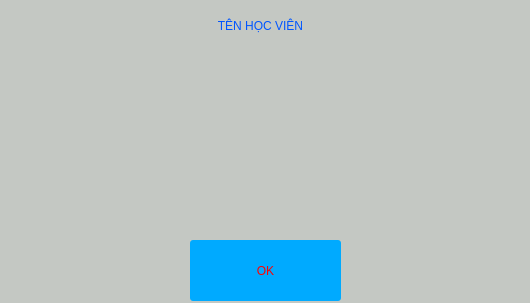
<?xml version="1.0" encoding="UTF-8"?>
<ui version="4.0">
 <class>Dialog</class>
 <widget class="QDialog" name="Dialog">
  <property name="geometry">
   <rect>
    <x>0</x>
    <y>0</y>
    <width>530</width>
    <height>303</height>
   </rect>
  </property>
  <property name="windowTitle">
   <string>Dialog</string>
  </property>
  <property name="styleSheet">
   <string notr="true">background-color: rgb(196, 200, 195);</string>
  </property>
  <widget class="QLabel" name="label_forShowAddFaceResult">
   <property name="geometry">
    <rect>
     <x>90</x>
     <y>50</y>
     <width>431</width>
     <height>51</height>
    </rect>
   </property>
   <property name="styleSheet">
    <string notr="true">
color: rgb(0, 85, 255);
font: 75 bold 14pt &quot;Ubuntu&quot;;</string>
   </property>
   <property name="text">
    <string/>
   </property>
   <property name="alignment">
    <set>Qt::AlignCenter</set>
   </property>
   <property name="wordWrap">
    <bool>true</bool>
   </property>
  </widget>
  <widget class="QPushButton" name="pushButton_ok">
   <property name="geometry">
    <rect>
     <x>190</x>
     <y>240</y>
     <width>151</width>
     <height>61</height>
    </rect>
   </property>
   <property name="styleSheet">
    <string notr="true">border-radius:3px;
font: 75 bold 14pt &quot;Ubuntu&quot;;
background-color: rgb(0, 170, 255);
color: rgb(255, 0, 0);</string>
   </property>
   <property name="text">
    <string>OK</string>
   </property>
  </widget>
  <widget class="QLabel" name="label_forShowAddFGPresult">
   <property name="geometry">
    <rect>
     <x>90</x>
     <y>110</y>
     <width>431</width>
     <height>51</height>
    </rect>
   </property>
   <property name="styleSheet">
    <string notr="true">
color: rgb(0, 85, 255);
font: 75 bold 14pt &quot;Ubuntu&quot;;</string>
   </property>
   <property name="text">
    <string/>
   </property>
   <property name="alignment">
    <set>Qt::AlignCenter</set>
   </property>
   <property name="wordWrap">
    <bool>true</bool>
   </property>
  </widget>
  <widget class="QLabel" name="label_forShowAddCardResult">
   <property name="geometry">
    <rect>
     <x>90</x>
     <y>170</y>
     <width>431</width>
     <height>51</height>
    </rect>
   </property>
   <property name="styleSheet">
    <string notr="true">
color: rgb(0, 85, 255);
font: 75 bold 14pt &quot;Ubuntu&quot;;</string>
   </property>
   <property name="text">
    <string/>
   </property>
   <property name="alignment">
    <set>Qt::AlignCenter</set>
   </property>
   <property name="wordWrap">
    <bool>true</bool>
   </property>
  </widget>
  <widget class="QLabel" name="label_forShowNameStudent">
   <property name="geometry">
    <rect>
     <x>80</x>
     <y>0</y>
     <width>361</width>
     <height>51</height>
    </rect>
   </property>
   <property name="styleSheet">
    <string notr="true">
color: rgb(0, 85, 255);
font: 75 bold 18pt &quot;Ubuntu&quot;;</string>
   </property>
   <property name="text">
    <string>TÊN HỌC VIÊN</string>
   </property>
   <property name="alignment">
    <set>Qt::AlignCenter</set>
   </property>
   <property name="wordWrap">
    <bool>true</bool>
   </property>
  </widget>
  <widget class="QLabel" name="label_forShowFaceIcon">
   <property name="geometry">
    <rect>
     <x>10</x>
     <y>60</y>
     <width>51</width>
     <height>41</height>
    </rect>
   </property>
   <property name="text">
    <string/>
   </property>
   <property name="pixmap">
    <pixmap>../icon/faceIcon40.png</pixmap>
   </property>
  </widget>
  <widget class="QLabel" name="label_forShowFGPicon">
   <property name="geometry">
    <rect>
     <x>10</x>
     <y>120</y>
     <width>51</width>
     <height>41</height>
    </rect>
   </property>
   <property name="text">
    <string/>
   </property>
   <property name="pixmap">
    <pixmap>../icon/fingerIcon40.png</pixmap>
   </property>
  </widget>
  <widget class="QLabel" name="label_forShowCardIcon">
   <property name="geometry">
    <rect>
     <x>10</x>
     <y>180</y>
     <width>51</width>
     <height>41</height>
    </rect>
   </property>
   <property name="text">
    <string/>
   </property>
   <property name="pixmap">
    <pixmap>../icon/cardIcon40.png</pixmap>
   </property>
  </widget>
 </widget>
 <resources/>
 <connections/>
</ui>
